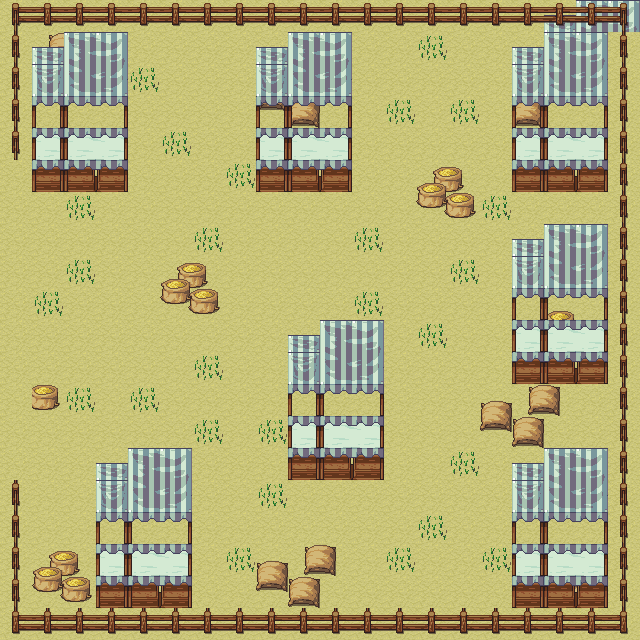

Rendered tile map (Tiled .tmx) drawn with the repository's tilesets; below, a short description and the map source with its tile grids summarised:
An orthogonal 20x20 tile map with 32x32 px tiles, 5 tile layers (groundLayer, flourLayer, tallgrassLayer, factoryLayer, ...), 6 tilesets.

<map version="1.5" tiledversion="1.7.2" orientation="orthogonal" renderorder="right-down" width="20" height="20" tilewidth="32" tileheight="32" infinite="0" nextlayerid="28" nextobjectid="1">
 <editorsettings>
  <export target="factory.json" format="json" />
 </editorsettings>
 <tileset firstgid="1" name="tallgrass" tilewidth="32" tileheight="32" tilecount="18" columns="3">
  <image source="Farm Tiled MA1/tallgrass.png" width="96" height="192" />
 </tileset>
 <tileset firstgid="19" name="fence" tilewidth="32" tileheight="32" tilecount="18" columns="3">
  <image source="Farm Tiled MA1/fence.png" width="96" height="192" />
 </tileset>
 <tileset firstgid="37" name="plants" tilewidth="32" tileheight="32" tilecount="108" columns="9">
  <image source="Farm Tiled MA1/plants.png" width="288" height="384" />
 </tileset>
 <tileset firstgid="145" name="fence_alt" tilewidth="32" tileheight="32" tilecount="18" columns="3">
  <image source="Farm Tiled MA1/fence_alt.png" width="96" height="192" />
 </tileset>
 <tileset firstgid="163" name="farming_fishing" tilewidth="32" tileheight="32" tilecount="400" columns="20">
  <image source="Farm Tiled MA1/farming_fishing.png" width="640" height="640" />
 </tileset>
 <tileset firstgid="563" name="[A]Grass_pipo" tilewidth="32" tileheight="32" tilecount="528" columns="8">
  <image source="Farm Tiled MA1/[A]Grass_pipo.png" width="256" height="2112" />
 </tileset>
 <layer id="25" name="groundLayer" width="20" height="20">
  <data>[400 cells, 400 non-empty, 1 distinct tile ids]</data>
 </layer>
 <layer id="23" name="flourLayer" width="20" height="20">
  <data>[400 cells, 42 non-empty, 16 distinct tile ids]</data>
 </layer>
 <layer id="24" name="tallgrassLayer" width="20" height="20">
  <data>[400 cells, 33 non-empty, 1 distinct tile ids]</data>
 </layer>
 <layer id="22" name="factoryLayer" width="20" height="20">
  <data>[400 cells, 108 non-empty, 15 distinct tile ids]</data>
 </layer>
 <layer id="27" name="fenceLayer" width="20" height="20">
  <data>[400 cells, 66 non-empty, 7 distinct tile ids]</data>
 </layer>
</map>
